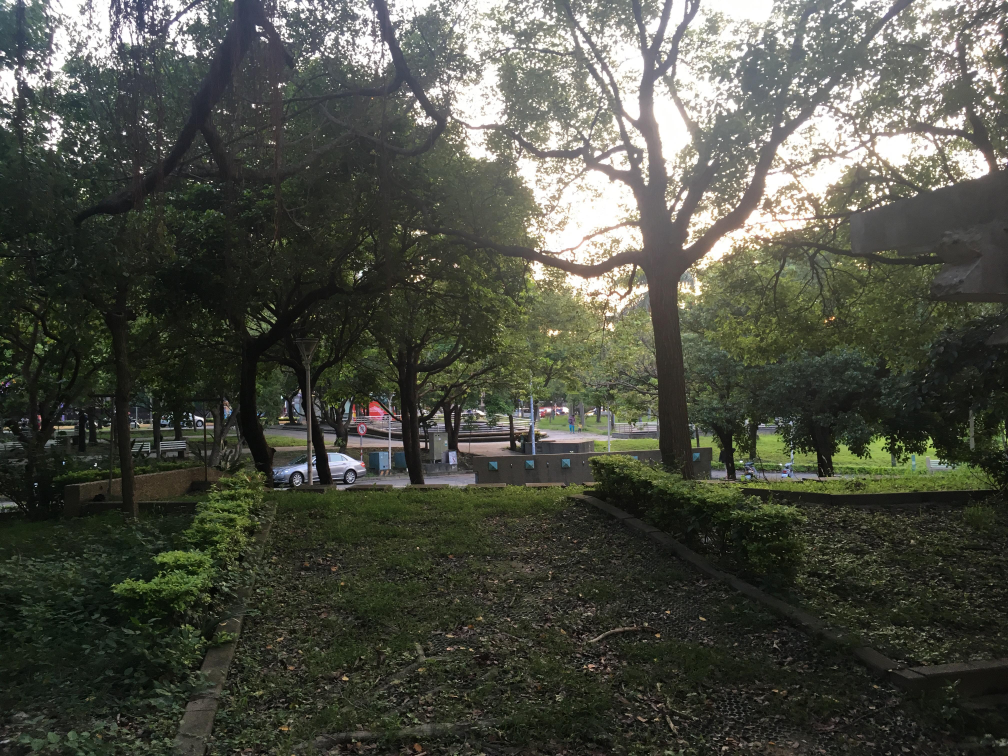
#> input picture images/img1.jpg, 4032 x 3024 px (shown at 1/4 size)
$ jupyter execute --allow-errors homework5.ipynb   (shell and % lines are left out)
#> lines starting #> are read from the running program, lines starting #| are printed output that depends on the picture
## Motion parallax

[cell 1]
import numpy as np
import cv2
from PIL import Image
import matplotlib.pyplot as plt

[cell 2]
img1 = cv2.imread('./images/img1.jpg')#dist
#> img1 is the input picture: shape (3024, 4032, 3); mean B, G, R 68.3, 78.3, 76.1
img2 = cv2.imread('./images/img2.jpg')#src
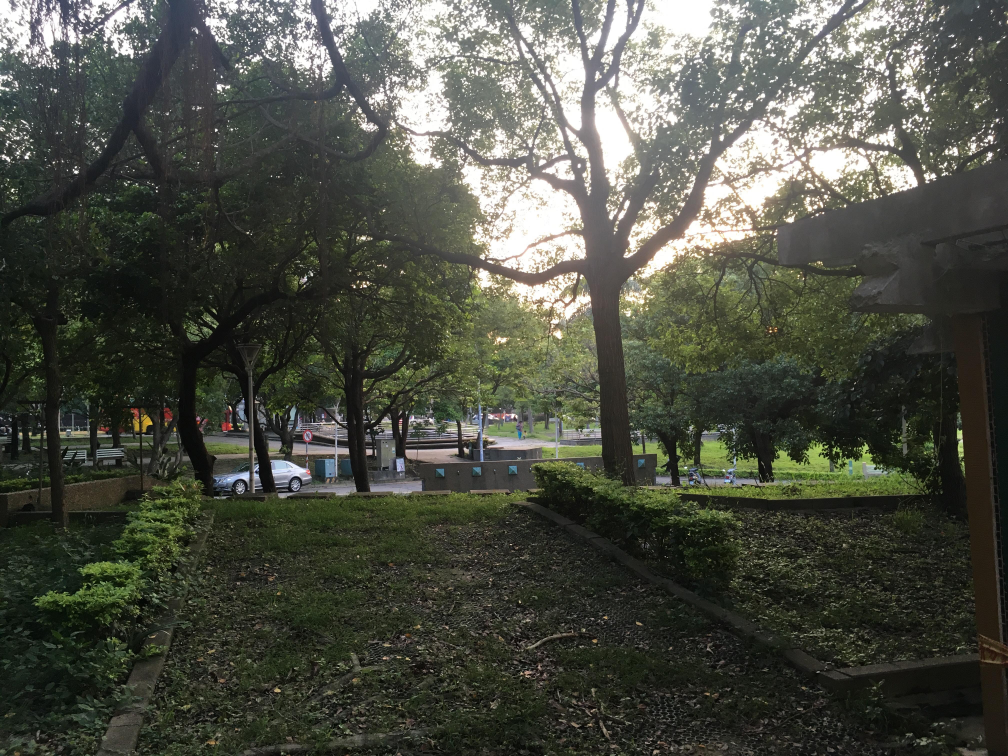
#> input picture images/img2.jpg, 4032 x 3024 px (shown at 1/4 size)
#> img2 is the input picture: shape (3024, 4032, 3); mean B, G, R 68.4, 78.5, 76.2
plt.subplot(121)
plt.imshow(cv2.cvtColor(img1, cv2.COLOR_BGR2RGB))
plt.subplot(122)
plt.imshow(cv2.cvtColor(img2, cv2.COLOR_BGR2RGB))
plt.show()
h,w, _ = img1.shape
#> h = 3024; w = 4032
img1_gray = cv2.cvtColor(img1, cv2.COLOR_BGR2GRAY)
img2_gray = cv2.cvtColor(img2, cv2.COLOR_BGR2GRAY)
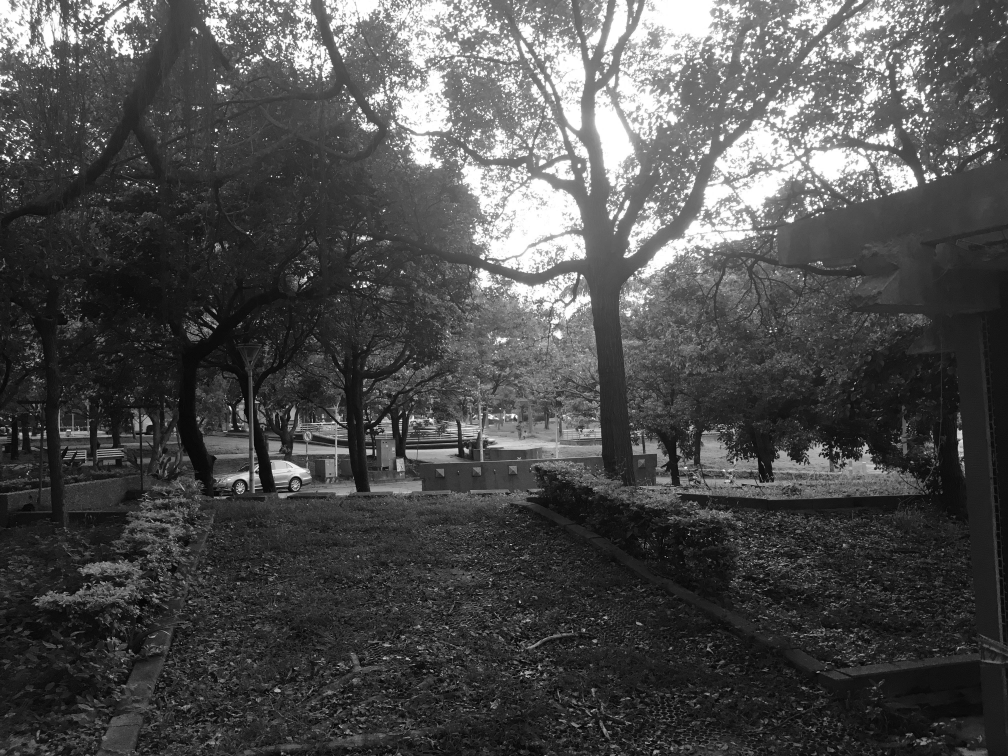
#> img2_gray: shape (3024, 4032) (shown at 1/4 size); min 0, max 255, mean 76.7
img1_target = img1_gray
img2_target = img2_gray

[cell 3]
# Initiate ORB detector
orb = cv2.ORB_create()

# find the keypoints and descriptors with ORB
kp1, des1 = orb.detectAndCompute(img1_target, None)
#> kp1 = 500 keypoints; strongest (x, y, size): (832, 731, 37.2), (1644, 1055, 31), (1624, 1118, 31), (1462, 1064, 31)
kp2, des2 = orb.detectAndCompute(img2_target, None)
#> kp2 = 500 keypoints; strongest (x, y, size): (113, 1887, 31), (115, 1886, 31), (590, 728, 31), (626, 766, 44.6)

# create BFMatcher object
bf = cv2.BFMatcher(cv2.NORM_HAMMING, crossCheck=True)

# Match descriptors.
matches = bf.match(des1,des2)
#> matches = 169 matches

# Sort them in the order of their distance.
matches = sorted(matches, key = lambda x:x.distance)
matches = matches[:int(len(matches)*0.1)]
#> matches = 16 matches

plt.imshow(cv2.cvtColor(cv2.drawMatches(img1_target, kp1, img2_target, kp2, matches, None), cv2.COLOR_BGR2RGB))
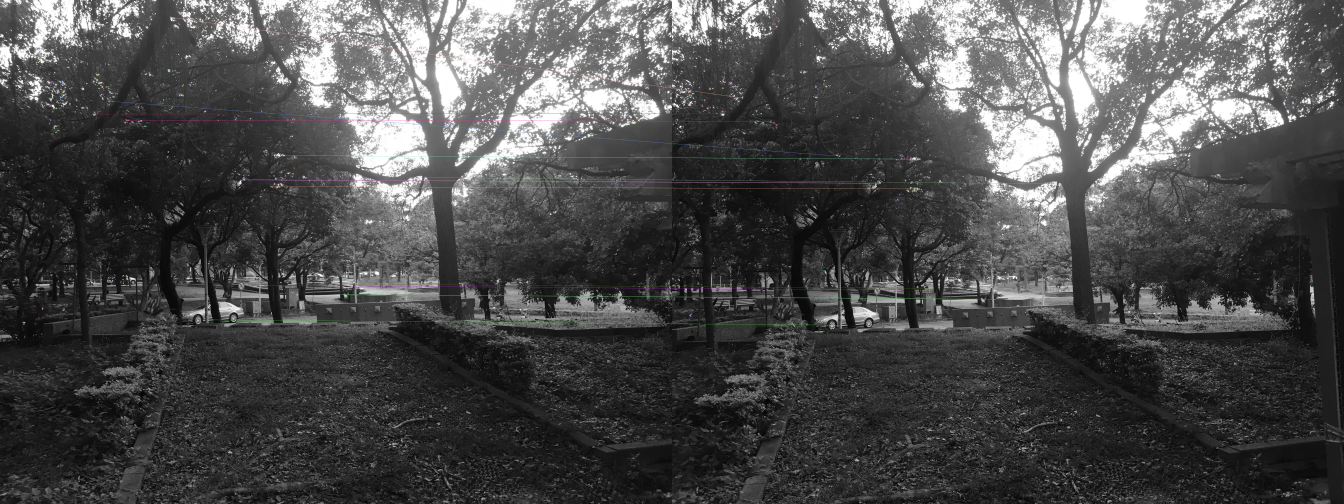
#> shown: shape (3024, 8064, 3) (shown at 1/6 size); mean R, G, B 76.8, 76.7, 76.7

[cell 4]
src_pts = np.float32([ kp2[m.trainIdx].pt for m in matches ]).reshape(-1,1,2)
#> src_pts = 16 rows, first 8: [1827.4, 1795.2], [1246.6, 1099.8], [1856.3, 1794.1], [1487.5, 954.7], [1049, 1951], [2325.5, 1103.6], [1568, 1730], [1246.2, 1099]
dst_pts = np.float32([ kp1[m.queryIdx].pt for m in matches ]).reshape(-1,1,2)
#> dst_pts = 16 rows, first 8: [2035.2, 1766.5], [1465.6, 1079.9], [2062.8, 1766.7], [1706.4, 933.1], [1277, 1919], [2551.2, 1064.2], [1778, 1702], [1466, 1078.3]
# Perspective
M, mask = cv2.findHomography(src_pts, dst_pts, cv2.RANSAC,5.0)
#> M = [[0.932, 0.0293, 258.3], [-0.0443, 1.02, 7.98], [-2.51e-05, 1.99e-05, 1]]; mask = [1, 1, 1, 0, 1, 1, 1, 1, 0, 0, 0, 1, 1, 0, 1, 0]
img_warp = cv2.warpPerspective(img2, M, (w, h))
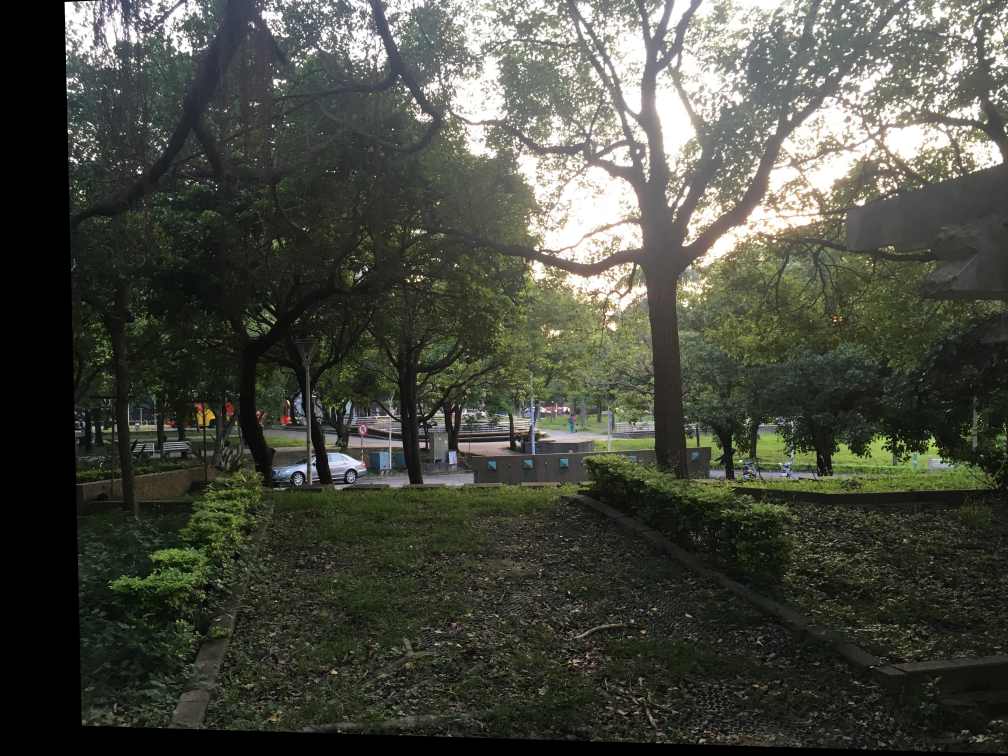
#> img_warp: shape (3024, 4032, 3) (shown at 1/4 size); mean B, G, R 64, 73.6, 71.4
# [6 lines of commented-out code are left out]

[cell 5]
frames = [img1, img_warp]
for i in range(len(frames)):
    frames[i] = Image.fromarray(cv2.cvtColor(frames[i], cv2.COLOR_BGR2RGB))
    frames[i] = frames[i].crop((w*0.1, h*0.1, w*0.9, h*0.9))#left, upper, right, and lower
    frames[i] = frames[i].resize((int(0.25*w), int(0.25*h)))
#> this loop made 2 passes
#> after the loop, frames = 2 items
frames[0].save('output1.gif', save_all=True, append_images=frames[1:], loop = 0xffff, duration = 250)
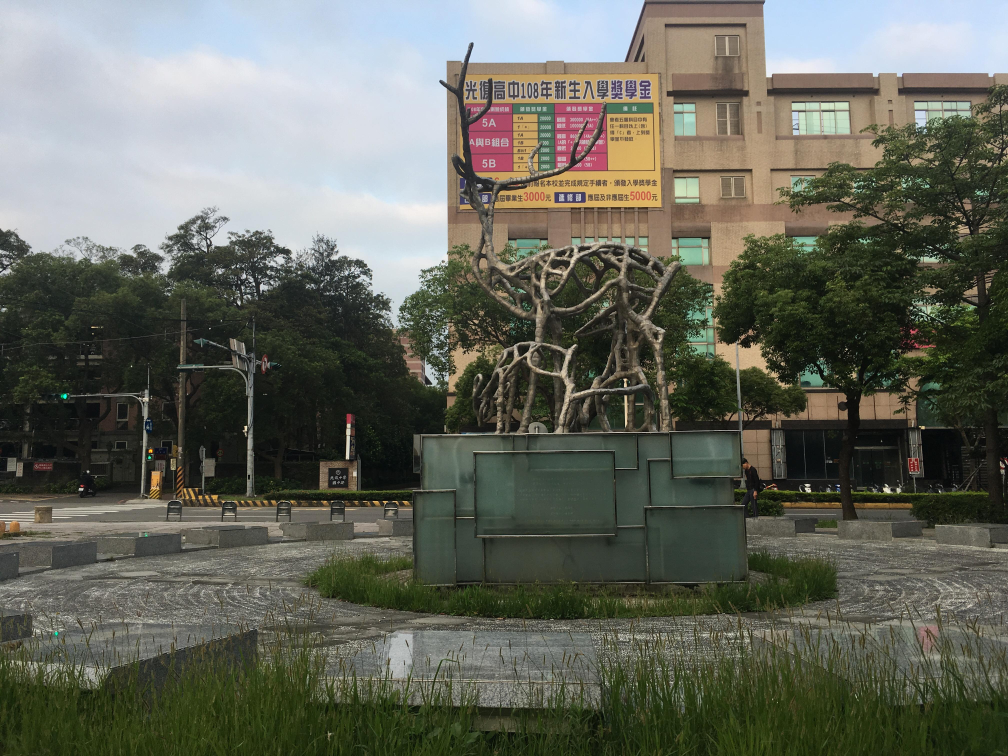
#> input picture images/img3_1.jpg, 4032 x 3024 px (shown at 1/4 size)

## Stop motion

[cell 6]
import numpy as np
import cv2
from PIL import Image
import matplotlib.pyplot as plt
import matplotlib.patches as patches

[cell 7]
images = []
img_num = 8
#> (the rest of this cell did not finish here and is left out)

[cell 8]
def align(img1, img2):
    h,w, _ = img1.shape
    img1_target = img1
    img2_target = img2
    #img1_target = foreground(img1)
    #img2_target = foreground(img2)
    img1_target = cv2.cvtColor(img1_target, cv2.COLOR_BGR2GRAY)
    img2_target = cv2.cvtColor(img2_target, cv2.COLOR_BGR2GRAY)


    # Initiate ORB detector
    orb = cv2.ORB_create()

    # find the keypoints and descriptors with ORB
    kp1, des1 = orb.detectAndCompute(img1_target, None)
    kp2, des2 = orb.detectAndCompute(img2_target, None)

    # create BFMatcher object
    bf = cv2.BFMatcher(cv2.NORM_HAMMING, crossCheck=True)

    '''
    # SIFT
    sift = cv2.xfeatures2d.SIFT_create()
    # find the keypoints and descriptors with SIFT
    kp1, des1 = sift.detectAndCompute(img1,None)
    kp2, des2 = sift.detectAndCompute(img2,None)

    # create BFMatcher object
    bf = cv2.BFMatcher(cv2.NORM_L1, crossCheck=True)
    '''

    # Match descriptors.
    matches = bf.match(des1,des2)

    # Sort them in the order of their distance.
    target_matches = []
    for m in matches:
        x1, y1 = kp1[m.queryIdx].pt
        x2, y2 = kp2[m.trainIdx].pt
        if x1 > w*0.38 and x1 < w*0.62 and y1 > h*0.3 and y1 < h*0.8:
            if x2 > w*0.38 and x2 < w*0.62 and y2 > h*0.3 and y2 < h*0.8:
                target_matches.append(m)
    matches = target_matches
    matches = sorted(matches, key = lambda x:x.distance)
    matches = matches[:6]

    fig,ax = plt.subplots(1)
    ax.imshow(cv2.cvtColor(cv2.drawMatches(img1_target, kp1, img2_target, kp2, matches, None), cv2.COLOR_BGR2RGB))
    rect1 = patches.Rectangle((w*0.38,h*0.3),w*0.34,h*0.5,linewidth=1,edgecolor='r',facecolor='none')
    ax.add_patch(rect1)
    rect2 = patches.Rectangle((w+w*0.38,h*0.3),w*0.34,h*0.5,linewidth=1,edgecolor='r',facecolor='none')
    ax.add_patch(rect2)
    plt.show()

    src_pts = np.float32([ kp2[m.trainIdx].pt for m in matches ]).reshape(-1,1,2)
    dst_pts = np.float32([ kp1[m.queryIdx].pt for m in matches ]).reshape(-1,1,2)
    # Rigid
    M = cv2.estimateRigidTransform(src_pts, dst_pts, False)
    if M is None: return None
    img_warp = cv2.warpAffine(img2, M, (w, h))
    # Perspective
    #M, mask = cv2.findHomography(src_pts, dst_pts, cv2.RANSAC,5.0)
    #img_warp = cv2.warpPerspective(img2, M, (w, h))
    return img_warp

[cell 9]
frames = []
#> frames = []
n = 0.3
h,w, _ = images[0].shape
last_img = cv2.resize(images[0], (int(w*n), int(h*n)))
h,w, _ = images[0].shape
frames.append(Image.fromarray(cv2.cvtColor(last_img, cv2.COLOR_BGR2RGB)).resize((int(0.25*w), int(0.25*h))))
#> (the rest of this cell did not finish here and is left out)
